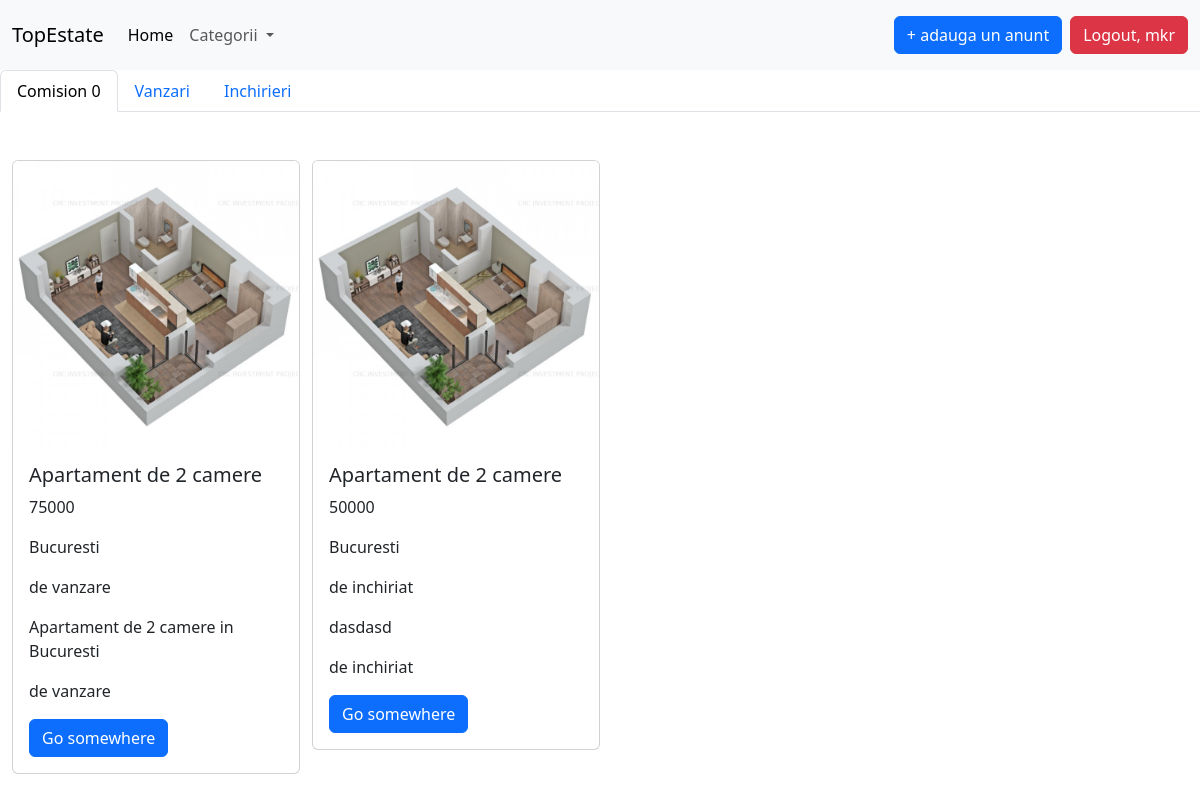
Screenshot of /comision_0/ (signed in) with the database file from the repository.
### createPost/models.py (models this page shows)
class Anunt(models.Model):
    optiuni_proprietati = [
        ('apartamente', 'Apartamente'),
        ('case/vile', 'Case/Vile'),
        ('terenuri', 'Terenuri')
    ]
    optiuni_achizitie = [
        ('de vanzare', 'De vanzare'),
        ('de inchiriat', 'De inchiriat')
    ]
    tipuri_anunt = [
        ('C0', 'Comision 0'),
        ('AR', 'Ansamblu Rezidential'),
        ('AI', 'Agentii Imobiliare')
    ]
    tip_proprietate = models.CharField(choices=optiuni_proprietati, max_length=30)
    tip_vanzare = models.CharField(choices=optiuni_achizitie, max_length=30)
    titul_anunt = models.CharField(max_length=80)
    poze = models.ImageField(upload_to='media/', null=True)
    suprafata_utila = models.CharField(max_length=10)
    pret = models.CharField(max_length=30)
    localizare = models.CharField(max_length=80)
    descriere = models.TextField(max_length=500)
    tip_anunt = models.CharField(choices=tipuri_anunt, max_length=2, default='C0')

### createPost/views.py (the view)
# urls.py: path('comision_0/', views.Comision0View.as_view(), name='comision-0'),
class Comision0View(ListView):
    template_name = 'createPost/comision_0.html'
    model = Anunt
    context_object_name = 'all_announce'
    def get_queryset(self):
        return Anunt.objects.filter(tip_anunt='C0')

### templates/createPost/comision_0.html (shortened to what this page needs)
{% extends 'base.html' %}
{% load static %}
{% block content %}
    <div class="container-fluid">
        <div class="row">
            <ul class="nav nav-tabs">
                <li class="nav-item">
                    <a class="nav-link active" href="{% url 'comision-0' %}">Comision 0</a>
                </li>
                <li class="nav-item">
                    <a class="nav-link" aria-current="page" href="{% url 'sell-C0' %}">Vanzari</a>
                </li>
                <li class="nav-item">
                    <a class="nav-link" href="{% url 'rent-C0' %}">Inchirieri</a>
                </li>
            </ul>
            {% if user.is_authenticated %}
                {% for anunt in all_announce %}
                    <div class="col-md-3 ">
                        <br><br>
                        <div class="card" style="width: 18rem;">
                            {% if anunt.poze %}
                                <img src="{{ anunt.poze.url }}" class="card-img-top" alt="...">
                            {% else %}
                                <img src="{% static 'images/no_image_available.png' %}" class="card-img-top" alt="...">
                            {% endif %}
                            <div class="card-body">
                                <h5 class="card-title">{{ anunt.titul_anunt }}</h5>
                                <p class="card-text">{{ anunt.pret }}</p>
                                <p class="card-text">{{ anunt.localizare }}</p>
                                <p class="card-text">{{ anunt.tip_vanzare }}</p>
                                <p class="card-text">{{ anunt.descriere }}</p>
                                <p class="card-text">{{ anunt.tip_vanzare }}</p>
                                <a href="#" class="btn btn-primary">Go somewhere</a>
                            </div>
                        </div>
                    </div>
                {% endfor %}
            {% else %}
                <p><a href="{% url 'login' %}"> Intra in cont pentru a vedea anunturile </a></p>
            {% endif %}
        </div>
    </div>
{% endblock %}

### templates/navbar.html (shortened to what this page needs)
<nav class="navbar navbar-expand-lg bg-body-tertiary">
    <div class="container-fluid">
        <a class="navbar-brand" href="{% url 'home' %}">TopEstate</a>
        <div class="collapse navbar-collapse" id="navbarSupportedContent">
            <ul class="navbar-nav me-auto mb-2 mb-lg-0">
                <li class="nav-item">
                    <a class="nav-link active" aria-current="page" href="{% url 'home' %}">Home</a>
                </li>
                <li class="nav-item dropdown">
                    <a class="nav-link dropdown-toggle" href="#" role="button" data-bs-toggle="dropdown"
                       aria-expanded="false">
                        Categorii
                    </a>
                </li>
            </ul>
            {% if user.is_authenticated %}
                <div class = 'p-2'>
                    <a href="{% url 'create-post' %}" class="btn btn-primary"> + adauga un anunt </a>
                </div>
                <div>
                    <a href="{% url 'logout' %}" class="btn btn-danger">Logout, {{ user.username }}</a>
                </div>
            {% else %}
                <div>
                    <a href="{% url 'login' %}" class="btn btn-success">Login</a>
                    <a href="{% url 'create-user' %}" class="btn btn-warning">Sign Up</a>
                </div>
            {%  endif %}
        </div>
    </div>
</nav>

### rows the page displays
Anunt: poze (picture), titul_anunt "Apartament de 2 camere", pret "75000", localizare "Bucuresti", tip_vanzare "de vanzare", descriere "Apartament de 2 camere in Bucuresti"
Anunt: poze (picture), titul_anunt "Apartament de 2 camere", pret "50000", localizare "Bucuresti", tip_vanzare "de inchiriat", descriere "dasdasd"

### other values shown
{{ user.username }} "mkr"
